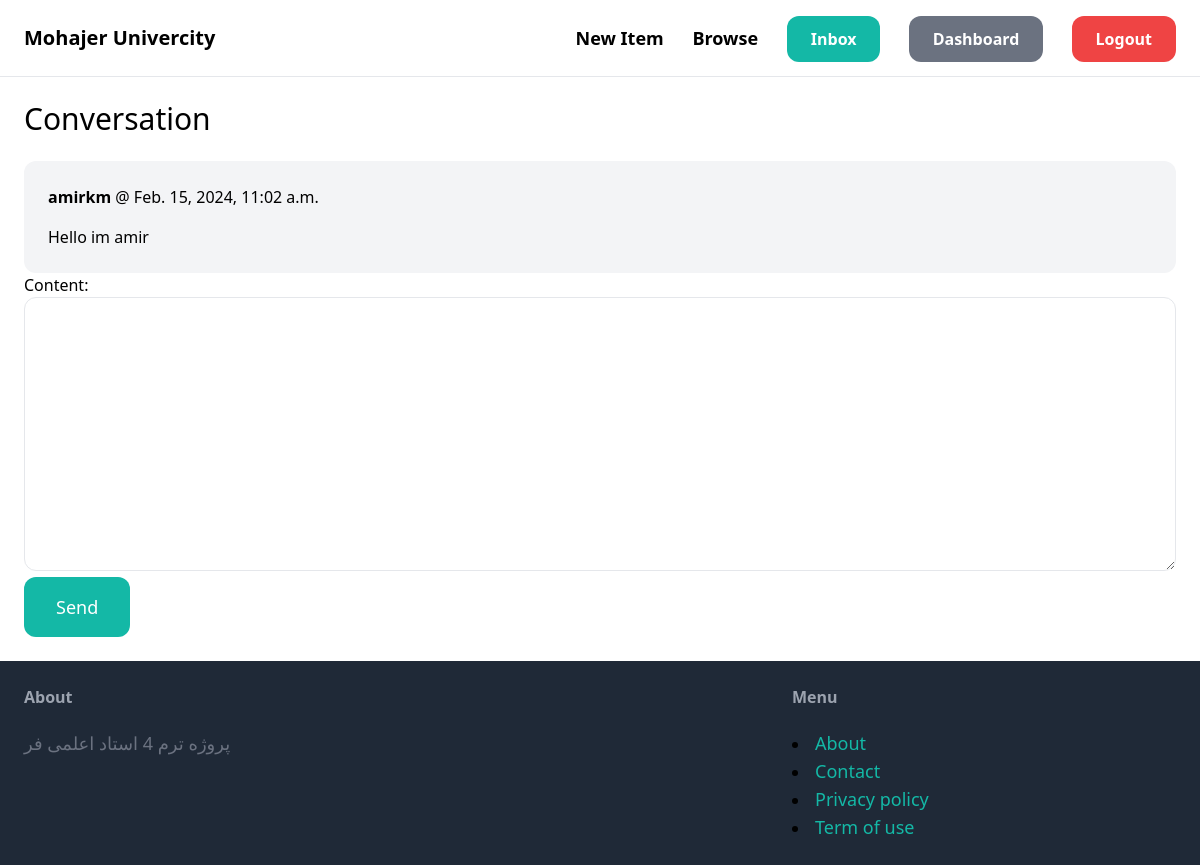
/inbox/detail/2/ (signed in), run on an earlier commit of the app's database.
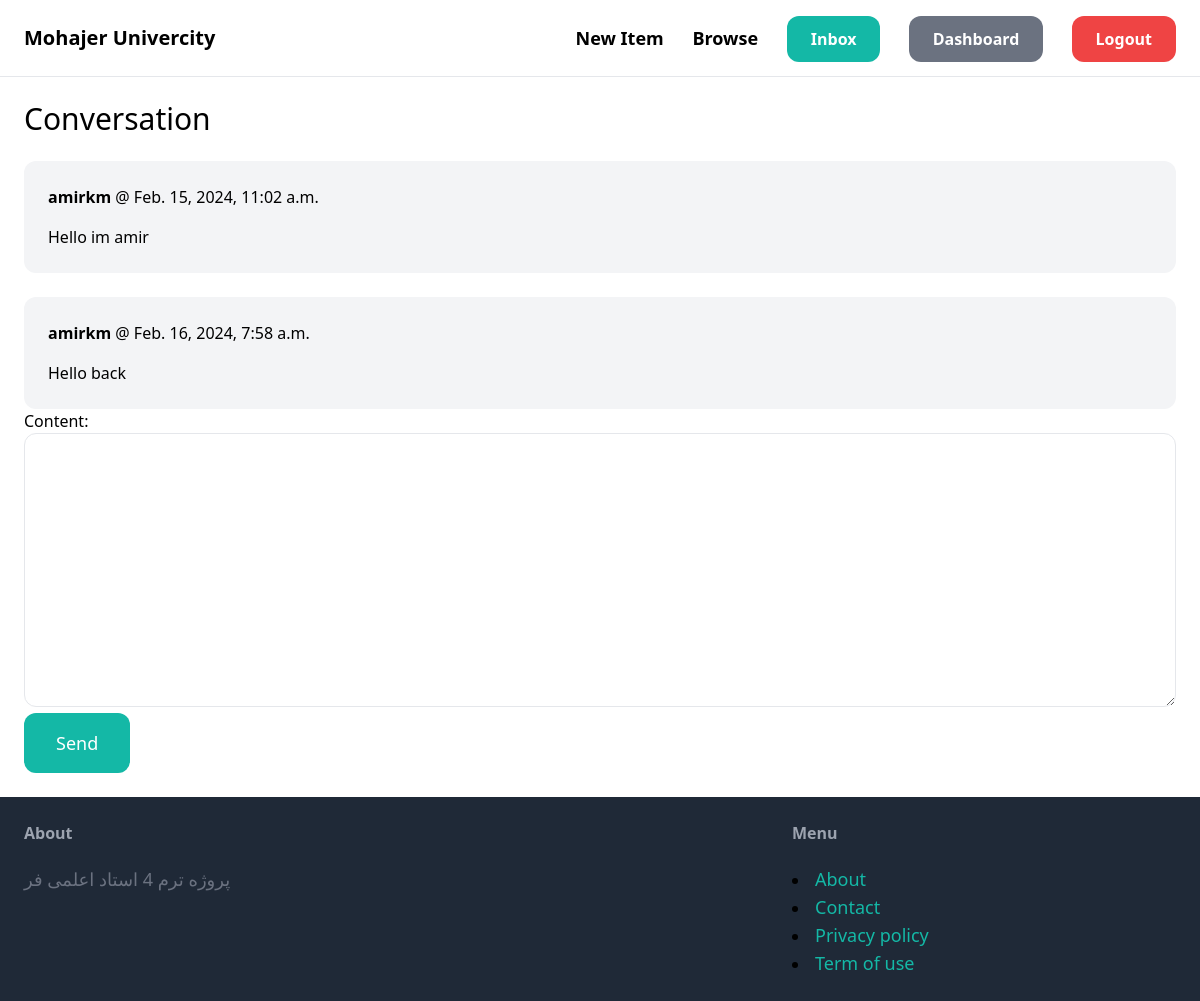
And on a later commit of the database.
### conversation/models.py (models this page shows)
class ConversationMessage(models.Model):
    conversation = models.ForeignKey(Conversation, related_name='messages', on_delete= models.CASCADE)
    content = models.TextField()
    created_at = models.DateTimeField(auto_now_add=True)
    created_by = models.ForeignKey(User, on_delete = models.CASCADE)
    class Meta:
        def __str__(self):
            return self.content

### conversation/views.py (the view)
# urls.py: path('detail/<int:pk>/' , detail, name='detail'),
@login_required
def detail(request, pk):
    conversations = Conversation.objects.filter(members__in=[request.user.id]).get(pk = pk)
    if request.method == 'POST':
        form = ConversationMessageForm(request.POST)
        conversation_message = form.save(commit=False)
        conversation_message.conversation = conversations
        conversation_message.created_by = request.user
        conversation_message.save()
        conversations.save()
        return redirect('conversation:detail', pk = pk)
    else:
        form = ConversationMessageForm()
    context = {
        'conversations' : conversations,
        'form' : form
    }
    return render(request, 'conversation/detail.html/', context)

### conversation/forms.py
class ConversationMessageForm(forms.ModelForm):
    class Meta:
        model = ConversationMessage
        fields = ('content',)
        widgets = {
            'content' : forms.Textarea(attrs={
                "class" : 'w-full py-4 px-6 rounded-xl border'
            })
        }

### conversation/templates/conversation/detail.html (shortened to what this page needs)
{% extends "base.html" %}
{% block content %}
<h1 class="mb-6 text-3xl">Conversation</h1>
<div class="space-y-6">
    {% for message in conversations.messages.all %}
            <div class="p-6  {% if message.created_by == request.user %} bg-blue-100 {% else %} bg-gray-100 {% endif %} rounded-xl">
                <p class="mb-4"><strong> {{ message.created_by.username }} </strong>@ {{ message.created_at }} </p>
                <p> {{ message.content }} </p>
            </div>
    {% endfor %}
</div>
<form action="." method="post">
    {{ form.as_p }}
    <button class="py-4 px-8 text-lg bg-teal-500 hover:bg-teal-700 rounded-xl text-white">Send</button>
</form>
{% endblock content %}

What changed in the data, as far as the page shows it:
added ConversationMessage: created_by.username "amirkm", created_at "Feb. 16, 2024, 7:58 a.m.", content "Hello back"
